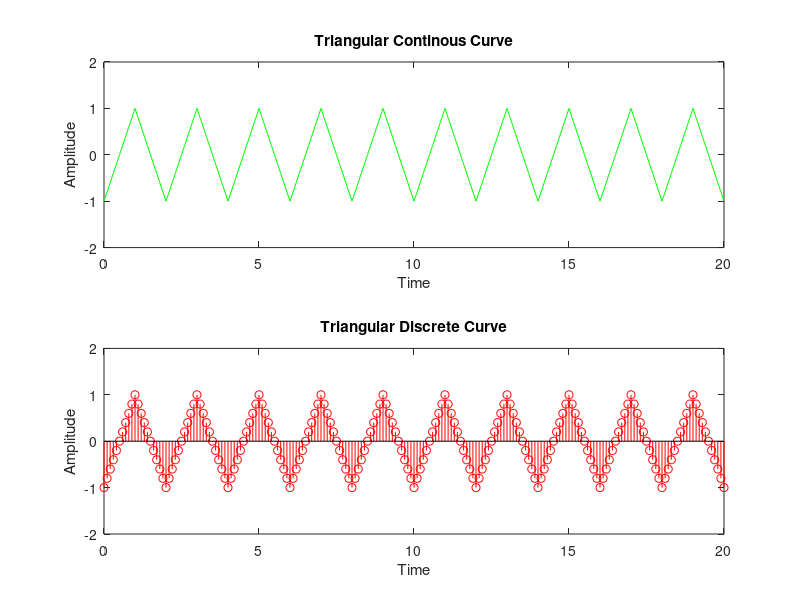

Reproduce this figure in MATLAB.
clc;
clear all;
close all;
t=0:0.1:20;
y=sawtooth(2*pi*0.5*t,0.5);
subplot(2,1,1)
plot(t,y,'g')
title('Triangular Continous Curve')
xlabel('Time')
ylabel('Amplitude')
axis([0 20 -2 2])
subplot(2,1,2)
stem(t,y,'r')
xlabel('Time')
ylabel('Amplitude')
title('Triangular Discrete Curve')
axis([0 20 -2 2])

